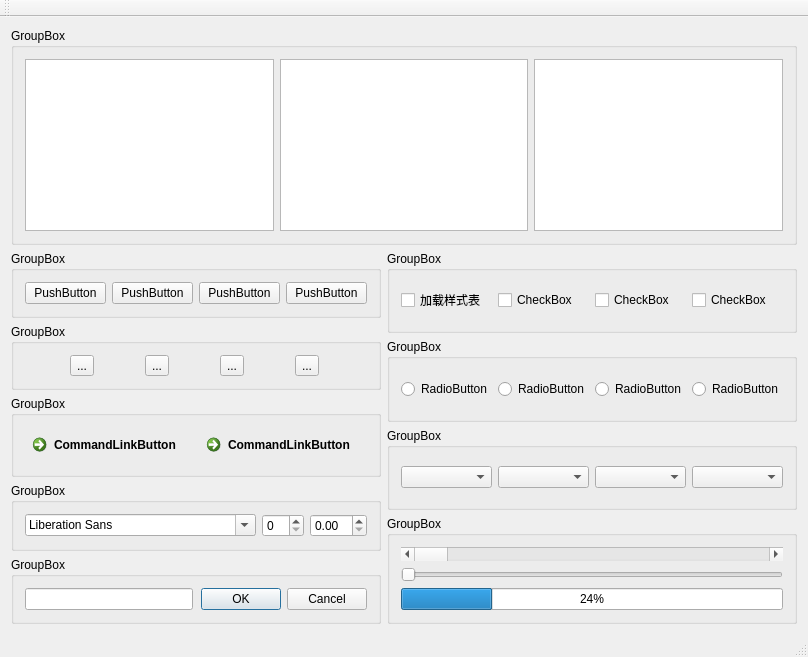
<?xml version="1.0" encoding="UTF-8"?>
<ui version="4.0">
 <class>MainWindow</class>
 <widget class="QMainWindow" name="MainWindow">
  <property name="geometry">
   <rect>
    <x>0</x>
    <y>0</y>
    <width>732</width>
    <height>657</height>
   </rect>
  </property>
  <property name="windowTitle">
   <string>MainWindow</string>
  </property>
  <widget class="QWidget" name="centralWidget">
   <layout class="QGridLayout" name="gridLayout_2">
    <item row="0" column="0" colspan="2">
     <widget class="QGroupBox" name="groupBox_7">
      <property name="title">
       <string>GroupBox</string>
      </property>
      <layout class="QGridLayout" name="gridLayout_11">
       <item row="0" column="0">
        <widget class="QTextEdit" name="textEdit_2"/>
       </item>
       <item row="0" column="1">
        <widget class="QPlainTextEdit" name="plainTextEdit"/>
       </item>
       <item row="0" column="2">
        <widget class="QTextBrowser" name="textBrowser"/>
       </item>
      </layout>
     </widget>
    </item>
    <item row="1" column="0">
     <layout class="QGridLayout" name="gridLayout">
      <item row="0" column="0">
       <widget class="QGroupBox" name="groupBox_14">
        <property name="title">
         <string>GroupBox</string>
        </property>
        <layout class="QGridLayout" name="gridLayout_18">
         <item row="0" column="0">
          <widget class="QPushButton" name="pushButton">
           <property name="text">
            <string>PushButton</string>
           </property>
          </widget>
         </item>
         <item row="0" column="1">
          <widget class="QPushButton" name="pushButton_2">
           <property name="text">
            <string>PushButton</string>
           </property>
          </widget>
         </item>
         <item row="0" column="2">
          <widget class="QPushButton" name="pushButton_3">
           <property name="text">
            <string>PushButton</string>
           </property>
          </widget>
         </item>
         <item row="0" column="3">
          <widget class="QPushButton" name="pushButton_4">
           <property name="text">
            <string>PushButton</string>
           </property>
          </widget>
         </item>
        </layout>
       </widget>
      </item>
      <item row="1" column="0">
       <widget class="QGroupBox" name="groupBox_13">
        <property name="title">
         <string>GroupBox</string>
        </property>
        <layout class="QGridLayout" name="gridLayout_17">
         <item row="0" column="0">
          <widget class="QToolButton" name="toolButton_35">
           <property name="text">
            <string>...</string>
           </property>
          </widget>
         </item>
         <item row="0" column="1">
          <widget class="QToolButton" name="toolButton_36">
           <property name="text">
            <string>...</string>
           </property>
          </widget>
         </item>
         <item row="0" column="2">
          <widget class="QToolButton" name="toolButton_37">
           <property name="text">
            <string>...</string>
           </property>
          </widget>
         </item>
         <item row="0" column="3">
          <widget class="QToolButton" name="toolButton_38">
           <property name="text">
            <string>...</string>
           </property>
          </widget>
         </item>
        </layout>
       </widget>
      </item>
      <item row="2" column="0">
       <widget class="QGroupBox" name="groupBox_12">
        <property name="title">
         <string>GroupBox</string>
        </property>
        <layout class="QGridLayout" name="gridLayout_16">
         <item row="0" column="0">
          <widget class="QCommandLinkButton" name="commandLinkButton">
           <property name="text">
            <string>CommandLinkButton</string>
           </property>
          </widget>
         </item>
         <item row="0" column="1">
          <widget class="QCommandLinkButton" name="commandLinkButton_2">
           <property name="text">
            <string>CommandLinkButton</string>
           </property>
          </widget>
         </item>
        </layout>
       </widget>
      </item>
      <item row="3" column="0">
       <widget class="QGroupBox" name="groupBox_11">
        <property name="title">
         <string>GroupBox</string>
        </property>
        <layout class="QGridLayout" name="gridLayout_15">
         <item row="0" column="2">
          <widget class="QDoubleSpinBox" name="doubleSpinBox"/>
         </item>
         <item row="0" column="0">
          <widget class="QFontComboBox" name="fontComboBox"/>
         </item>
         <item row="0" column="1">
          <widget class="QSpinBox" name="spinBox_2"/>
         </item>
        </layout>
       </widget>
      </item>
      <item row="4" column="0">
       <widget class="QGroupBox" name="groupBox_10">
        <property name="title">
         <string>GroupBox</string>
        </property>
        <layout class="QGridLayout" name="gridLayout_14">
         <item row="0" column="0">
          <widget class="QLineEdit" name="lineEdit"/>
         </item>
         <item row="0" column="1">
          <widget class="QDialogButtonBox" name="buttonBox">
           <property name="standardButtons">
            <set>QDialogButtonBox::Cancel|QDialogButtonBox::Ok</set>
           </property>
          </widget>
         </item>
        </layout>
       </widget>
      </item>
     </layout>
    </item>
    <item row="1" column="1">
     <layout class="QVBoxLayout" name="verticalLayout_5">
      <item>
       <widget class="QGroupBox" name="groupBox_15">
        <property name="title">
         <string>GroupBox</string>
        </property>
        <layout class="QGridLayout" name="gridLayout_19">
         <item row="0" column="0">
          <widget class="QCheckBox" name="checkBox">
           <property name="text">
            <string>加载样式表</string>
           </property>
          </widget>
         </item>
         <item row="0" column="1">
          <widget class="QCheckBox" name="checkBox_2">
           <property name="text">
            <string>CheckBox</string>
           </property>
          </widget>
         </item>
         <item row="0" column="2">
          <widget class="QCheckBox" name="checkBox_3">
           <property name="text">
            <string>CheckBox</string>
           </property>
          </widget>
         </item>
         <item row="0" column="3">
          <widget class="QCheckBox" name="checkBox_4">
           <property name="text">
            <string>CheckBox</string>
           </property>
          </widget>
         </item>
        </layout>
       </widget>
      </item>
      <item>
       <widget class="QGroupBox" name="groupBox_9">
        <property name="title">
         <string>GroupBox</string>
        </property>
        <layout class="QGridLayout" name="gridLayout_13">
         <item row="0" column="0">
          <widget class="QRadioButton" name="radioButton_5">
           <property name="text">
            <string>RadioButton</string>
           </property>
          </widget>
         </item>
         <item row="0" column="1">
          <widget class="QRadioButton" name="radioButton_6">
           <property name="text">
            <string>RadioButton</string>
           </property>
          </widget>
         </item>
         <item row="0" column="2">
          <widget class="QRadioButton" name="radioButton_7">
           <property name="text">
            <string>RadioButton</string>
           </property>
          </widget>
         </item>
         <item row="0" column="3">
          <widget class="QRadioButton" name="radioButton_8">
           <property name="text">
            <string>RadioButton</string>
           </property>
          </widget>
         </item>
        </layout>
       </widget>
      </item>
      <item>
       <widget class="QGroupBox" name="groupBox_8">
        <property name="title">
         <string>GroupBox</string>
        </property>
        <layout class="QGridLayout" name="gridLayout_12">
         <item row="0" column="1">
          <widget class="QComboBox" name="comboBox_3"/>
         </item>
         <item row="0" column="0">
          <widget class="QComboBox" name="comboBox"/>
         </item>
         <item row="0" column="2">
          <widget class="QComboBox" name="comboBox_2"/>
         </item>
         <item row="0" column="3">
          <widget class="QComboBox" name="comboBox_4"/>
         </item>
        </layout>
       </widget>
      </item>
      <item>
       <widget class="QGroupBox" name="groupBox_3">
        <property name="title">
         <string>GroupBox</string>
        </property>
        <layout class="QGridLayout" name="gridLayout_6">
         <item row="0" column="0">
          <widget class="QScrollBar" name="horizontalScrollBar">
           <property name="orientation">
            <enum>Qt::Horizontal</enum>
           </property>
          </widget>
         </item>
         <item row="1" column="0">
          <widget class="QSlider" name="horizontalSlider_5">
           <property name="orientation">
            <enum>Qt::Horizontal</enum>
           </property>
          </widget>
         </item>
         <item row="2" column="0">
          <widget class="QProgressBar" name="progressBar_2">
           <property name="value">
            <number>24</number>
           </property>
          </widget>
         </item>
        </layout>
       </widget>
      </item>
     </layout>
    </item>
   </layout>
  </widget>
  <widget class="QMenuBar" name="menuBar">
   <property name="geometry">
    <rect>
     <x>0</x>
     <y>0</y>
     <width>732</width>
     <height>23</height>
    </rect>
   </property>
  </widget>
  <widget class="QToolBar" name="mainToolBar">
   <attribute name="toolBarArea">
    <enum>TopToolBarArea</enum>
   </attribute>
   <attribute name="toolBarBreak">
    <bool>false</bool>
   </attribute>
  </widget>
  <widget class="QStatusBar" name="statusBar"/>
 </widget>
 <layoutdefault spacing="6" margin="11"/>
 <resources/>
 <connections/>
</ui>
